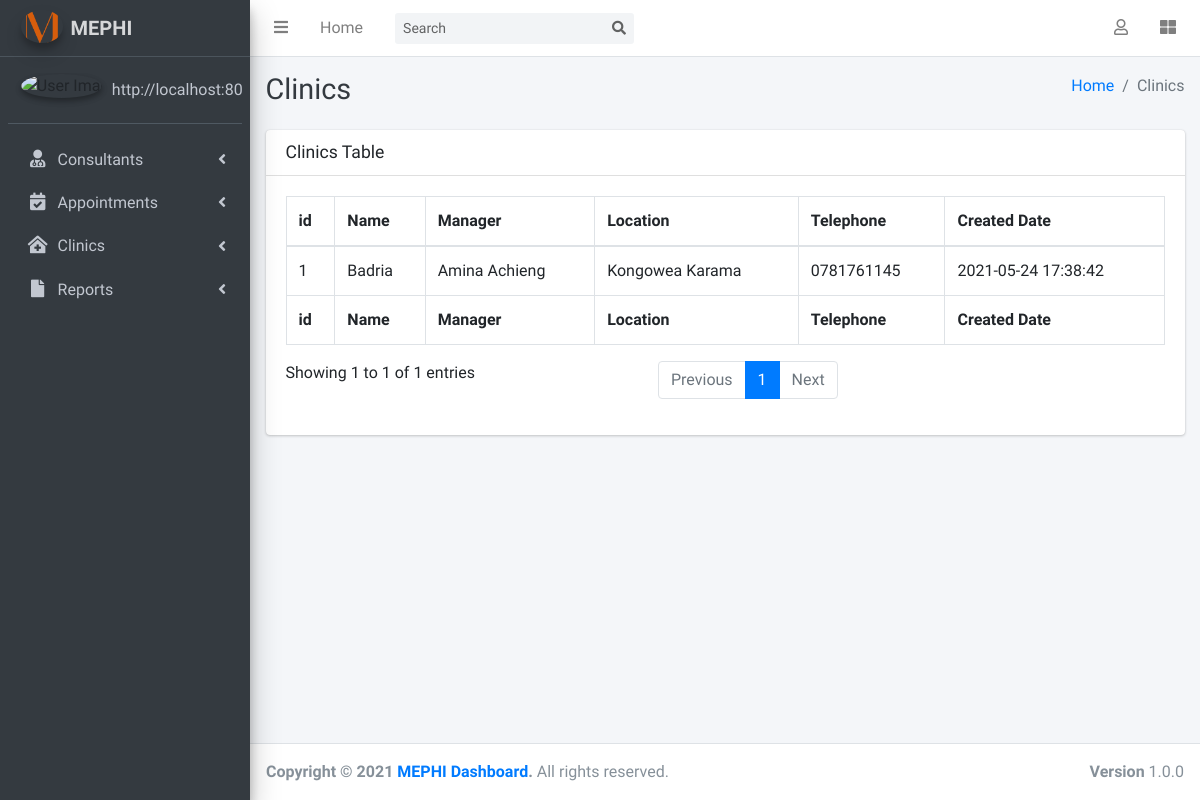
Screenshot of /index.php/clinics with the database file from the repository.
### tables this page shows
CREATE TABLE `clinics` (
  `ClinicId` int(11) NOT NULL,
  `Name` varchar(255) NOT NULL,
  `Manager` varchar(255) NOT NULL,
  `Location` varchar(255) NOT NULL,
  `PhoneNumber` varchar(255) NOT NULL,
  `CreatedDate` datetime NOT NULL DEFAULT current_timestamp()
);

### application/controllers/Clinics.php (called while the page is built, shortened)
<?php
class Clinics extends CI_Controller {
    public function index()
	{
        $this->load->model('model_clinics');
        $clinics = $this->model_clinics->getAllClinics();
        $data['clinics'] =  $clinics;
        $this->load->view('includes/header', $data);
        $this->load->view('view_clinics', $data);
        $this->load->view('includes/footer', $data);
    }
}

### index.php (called while the page is built, shortened)
<?php
require_once BASEPATH.'core/CodeIgniter.php';

### application/models/model_clinics.php (called while the page is built, shortened)
<?php
class Model_Clinics extends CI_Model {
    public function getAllClinics()
    {
        $this->db->query("SET sql_mode = '' ");
        $this->db->select('*');
        $this->db->order_by('ClinicId', 'ASC');
        $query = $this->db->get('clinics');
        if ($query->num_rows() > 0)
        {
            return $query->result_array();
        } else {
            return array();
        }
    }
}

### application/views/view_clinics.php (the view)
<div class="content-wrapper">
    <div class="content-header">
        <div class="container-fluid">
            <div class="row mb-2">
                <div class="col-sm-6">
                    <h1 class="m-0 text-dark">Clinics</h1>
                </div>
                <div class="col-sm-6">
                    <ol class="breadcrumb float-sm-right">
                        <li class="breadcrumb-item"><?php echo anchor('dashboard', 'Home');?></li>
                        <li class="breadcrumb-item active">Clinics</li>
                    </ol>
                </div>
            </div>
        </div>
    </div>
    <section class="content">
        <div class="container-fluid">
            <div class="row">
                <div class="col-12">
                    <div class="card">
                        <div class="card-header">
                            <h3 class="card-title">Clinics Table</h3>
                        </div>
                        <div class="card-body">
                            <table id="example2" class="table table-bordered table-hover">
                                <thead>
                                    <tr>
                                        <th>id</th>
                                        <th>Name</th>
                                        <th>Manager</th>
                                        <th>Location</th>
                                        <th>Telephone</th>
                                        <th>Created Date</th>
                                    </tr>
                                </thead>
                                <tbody>
                                    <?php foreach($clinics as $clinic){;?>
                                        <tr>
                                            <td><?php echo $clinic['ClinicId'];?></td>
                                            <td><?php echo $clinic['Name'];?></td>
                                            <td><?php echo $clinic['Manager'];?></td>
                                            <td><?php echo $clinic['Location'];?></td>
                                            <td><?php echo $clinic['PhoneNumber'];?></td>
                                            <td><?php echo $clinic['CreatedDate'];?></td>
                                        </tr>
                                    <?php } ?>
                                </tbody>
                                <tfoot>
                                    <tr>
                                        <th>id</th>
                                        <th>Name</th>
                                        <th>Manager</th>
                                        <th>Location</th>
                                        <th>Telephone</th>
                                        <th>Created Date</th>
                                    </tr>
                                </tfoot>
                            </table>
                        </div>
                    </div>
                </div>
            </div>
        </div>
    </section>
</div>

### rows the page displays
clinics: ClinicId "1", Name "Badria", Manager "Amina Achieng", Location "Kongowea Karama", PhoneNumber "0781761145", CreatedDate "2021-05-24 17:38:42"

### other values shown
anchor('dashboard','Home', $obj) "Home"
anchor('dashboard', 'Home') "Home"
